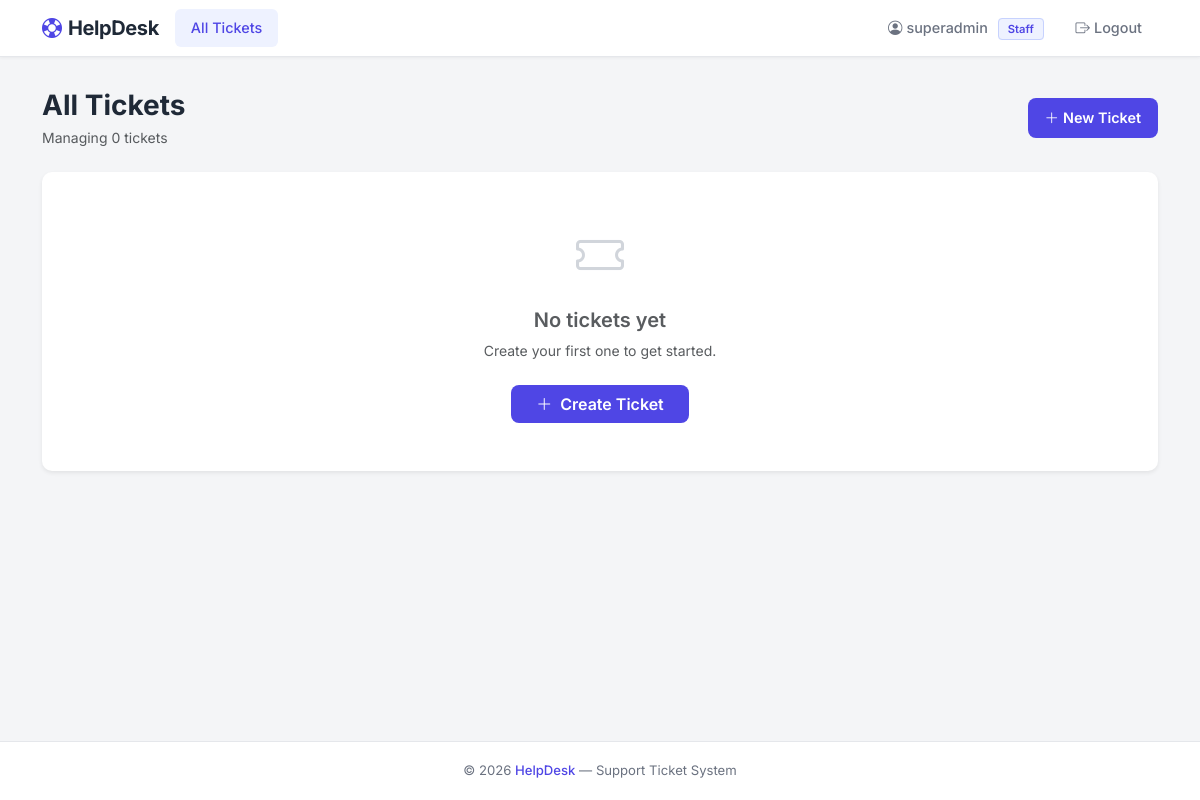
The app's page / (signed in), older data.
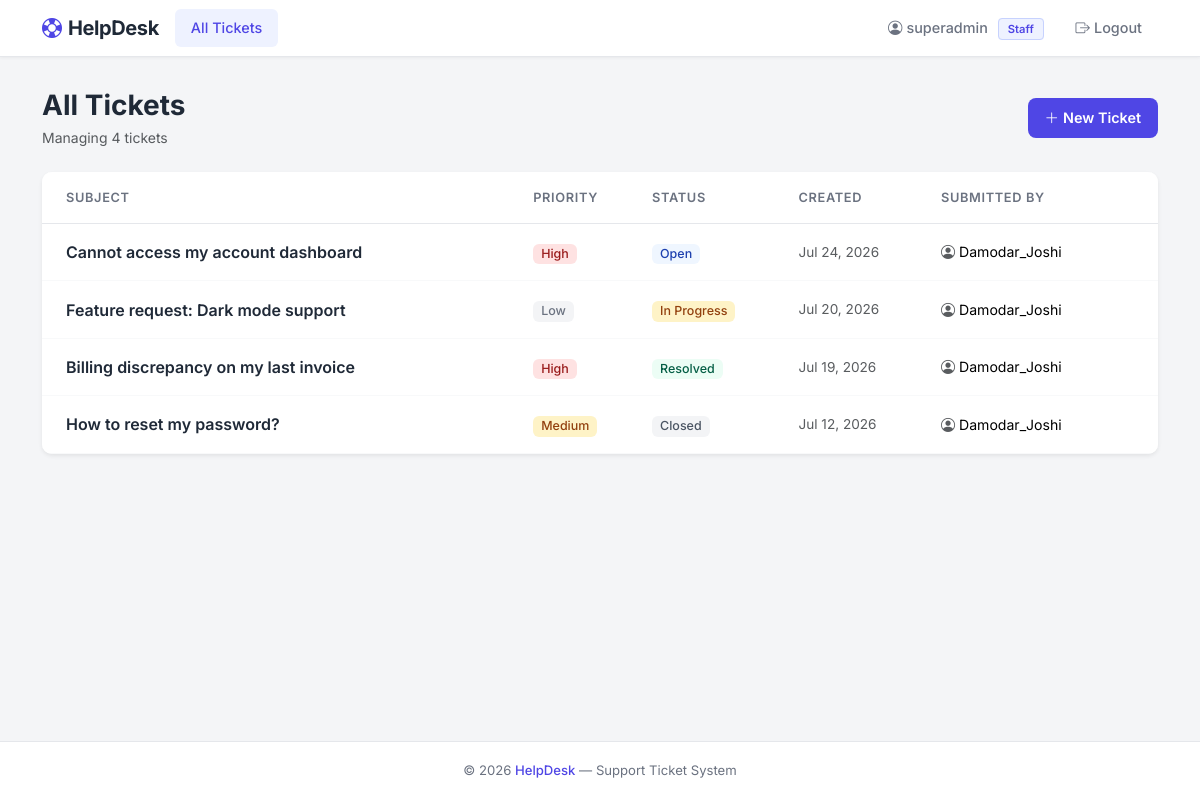
The same page, newer data.
### tickets/models.py (models this page shows, shortened)
class Ticket(models.Model):
    user = models.ForeignKey(User, on_delete=models.CASCADE)
    subject = models.CharField(max_length=200)
    description = models.TextField()
    priority = models.CharField(max_length=50, default='medium', choices=[('low', 'Low'), ('medium', 'Medium'), ('high', 'High')])
    status = models.CharField(max_length=50, default='open', choices=[('open', 'Open'), ('in_progress', 'In Progress'), ('resolved', 'Resolved'), ('closed', 'Closed')])
    created_at = models.DateTimeField(auto_now_add=True)

### tickets/views.py (the view)
# urls.py: path('', views.ticket_list, name='ticket_list'),
@login_required
def ticket_list(request):
    if request.user.is_staff:
        tickets = Ticket.objects.all().order_by('-created_at')
    else:
        tickets = Ticket.objects.filter(user=request.user).order_by('-created_at')
    return render(request, 'tickets/ticket_list.html', {'tickets': tickets})

### tickets/templates/tickets/ticket_list.html (shortened to what this page needs)
{% extends 'tickets/base.html' %}
{% block content %}
<div class="container">
    <div class="d-flex justify-content-between align-items-center mb-4">
        <div>
            <h3 class="fw-bold mb-1">
                {% if user.is_staff %}All Tickets{% else %}My Tickets{% endif %}
            </h3>
            <p class="text-muted small mb-0">
                {% if user.is_staff %}Managing {{ tickets|length }} ticket{{ tickets|length|pluralize }}{% else %}Your support requests{% endif %}
            </p>
        </div>
        <a href="{% url 'create_ticket' %}" class="btn fw-semibold d-flex align-items-center gap-1 py-2 px-3" style="background: #4F46E5; color: #fff; border-radius: 8px; font-size: 0.9rem;">
            <i class="bi bi-plus-lg"></i> New Ticket
        </a>
    </div>
    {% if tickets %}
    <div class="card border-0 shadow-sm" style="border-radius: 10px; overflow: hidden;">
        <div class="table-responsive">
            <table class="table table-hover align-middle mb-0">
                <thead style="background: #F9FAFB; border-bottom: 1px solid #E5E7EB;">
                    <tr>
                        <th class="ps-4 py-3 fw-semibold" style="font-size: 0.8rem; color: #6B7280; text-transform: uppercase; letter-spacing: 0.05em;">Subject</th>
                        <th class="py-3 fw-semibold" style="font-size: 0.8rem; color: #6B7280; text-transform: uppercase; letter-spacing: 0.05em;">Priority</th>
                        <th class="py-3 fw-semibold" style="font-size: 0.8rem; color: #6B7280; text-transform: uppercase; letter-spacing: 0.05em;">Status</th>
                        <th class="py-3 fw-semibold" style="font-size: 0.8rem; color: #6B7280; text-transform: uppercase; letter-spacing: 0.05em;">Created</th>
                        {% if user.is_staff %}
                        <th class="pe-4 py-3 fw-semibold" style="font-size: 0.8rem; color: #6B7280; text-transform: uppercase; letter-spacing: 0.05em;">Submitted by</th>
                        {% endif %}
                    </tr>
                </thead>
                <tbody>
                    {% for ticket in tickets %}
                    <tr class="border-bottom border-light" style="cursor: pointer; transition: background 0.1s;">
                        <td class="ps-4 py-3">
                            <a href="{% url 'ticket_detail' ticket.id %}" class="text-decoration-none fw-semibold" style="color: #1F2937;">
                                {{ ticket.subject }}
                            </a>
                        </td>
                        <td class="py-3">
                            {% if ticket.priority == 'low' %}
                            <span class="badge fw-medium px-2 py-1" style="background: #F3F4F6; color: #6B7280; font-size: 0.78rem;">Low</span>
                            {% elif ticket.priority == 'medium' %}
                            <span class="badge fw-medium px-2 py-1" style="background: #FEF3C7; color: #92400E; font-size: 0.78rem;">Medium</span>
                            {% elif ticket.priority == 'high' %}
                            <span class="badge fw-medium px-2 py-1" style="background: #FEE2E2; color: #991B1B; font-size: 0.78rem;">High</span>
                            {% endif %}
                        </td>
                        <td class="py-3">
                            {% if ticket.status == 'open' %}
                            <span class="badge fw-medium px-2 py-1" style="background: #EFF6FF; color: #1E40AF; font-size: 0.78rem;">Open</span>
                            {% elif ticket.status == 'in_progress' %}
                            <span class="badge fw-medium px-2 py-1" style="background: #FEF3C7; color: #92400E; font-size: 0.78rem;">In Progress</span>
                            {% elif ticket.status == 'resolved' %}
                            <span class="badge fw-medium px-2 py-1" style="background: #ECFDF5; color: #065F46; font-size: 0.78rem;">Resolved</span>
                            {% elif ticket.status == 'closed' %}
                            <span class="badge fw-medium px-2 py-1" style="background: #F3F4F6; color: #4B5563; font-size: 0.78rem;">Closed</span>
                            {% endif %}
                        </td>
                        <td class="py-3 text-muted" style="font-size: 0.85rem; white-space: nowrap;">
                            {{ ticket.created_at|date:"M j, Y" }}
                        </td>
                        {% if user.is_staff %}
                        <td class="pe-4 py-3" style="font-size: 0.88rem;">
                            <span class="d-inline-flex align-items-center gap-1">
                                <i class="bi bi-person-circle text-muted"></i>
                                {{ ticket.user.username }}
                            </span>
                        </td>
                        {% endif %}
                    </tr>
                    {% endfor %}
                </tbody>
            </table>
        </div>
    </div>
    {% else %}
    <div class="card border-0 shadow-sm" style="border-radius: 10px;">
        <div class="card-body text-center py-5">
            <div class="mb-3">
                <i class="bi bi-ticket" style="font-size: 3rem; color: #D1D5DB;"></i>
            </div>
            <h5 class="text-muted fw-semibold mb-2">No tickets yet</h5>
            <p class="text-muted small mb-4">Create your first one to get started.</p>
            <a href="{% url 'create_ticket' %}" class="btn fw-semibold px-4" style="background: #4F46E5; color: #fff; border-radius: 8px;">
                <i class="bi bi-plus-lg me-2"></i>Create Ticket
            </a>
        </div>
    </div>
    {% endif %}
</div>
{% endblock %}

### tickets/templates/tickets/base.html (shortened to what this page needs)
<!DOCTYPE html>
<html lang="en">
<head>
    <link href="https://cdn.jsdelivr.net/npm/bootstrap@5.3.3/dist/css/bootstrap.min.css" rel="stylesheet">
    <link rel="stylesheet" href="https://cdn.jsdelivr.net/npm/bootstrap-icons@1.11.3/font/bootstrap-icons.min.css">
</head>
<body>
    <nav class="navbar navbar-expand-sm">
        <div class="container">
            <a class="navbar-brand" href="{% url 'ticket_list' %}">
                <i class="bi bi-life-preserver"></i>HelpDesk
            </a>
            <div class="collapse navbar-collapse" id="navbarNav">
                <ul class="navbar-nav me-auto">
                    <li class="nav-item">
                        <a class="nav-link {% if request.resolver_match.url_name == 'ticket_list' %}active{% endif %}" href="{% url 'ticket_list' %}">
                            {% if request.user.is_staff %}All Tickets{% else %}My Tickets{% endif %}
                        </a>
                    </li>
                </ul>
                <ul class="navbar-nav">
                    {% if user.is_authenticated %}
                        <li class="nav-item d-flex align-items-center">
                            <span class="nav-link text-dark fw-medium" style="cursor:default; background:transparent;">
                                <i class="bi bi-person-circle me-1"></i>{{ user.username }}
                                {% if user.is_staff %}<span class="badge-staff">Staff</span>{% endif %}
                            </span>
                        </li>
                        <li class="nav-item">
                            <a class="nav-link" href="{% url 'logout' %}">
                                <i class="bi bi-box-arrow-right me-1"></i>Logout
                            </a>
                        </li>
                    {% endif %}
                </ul>
            </div>
        </div>
    </nav>
    <main>
        {% block content %}{% endblock %}
    </main>
    <footer class="footer">
        <div class="container">
            <span>&copy; {% now "Y" %} <a href="#">HelpDesk</a> &mdash; Support Ticket System</span>
        </div>
    </footer>
</body>
</html>

### tickets/templates/tickets/base.html (style rules this page uses)
:root { --bg-body: #F4F5F7; --card-bg: #FFFFFF; --primary: #4F46E5; --text-primary: #1F2937; --text-muted: #6B7280; --priority-low: #6B7280; --priority-medium: #F59E0B; --priority-high: #DC2626; --status-open: #3B82F6; --status-in-progress: #F59E0B; --status-resolved: #10B981; --status-closed: #6B7280; }
body { font-family: 'Inter', -apple-system, BlinkMacSystemFont, sans-serif; background-color: var(--bg-body); color: var(--text-primary); min-height: 100vh; display: flex; flex-direction: column; }
.navbar { background: var(--card-bg) !important; border-bottom: 1px solid #E5E7EB; box-shadow: 0 1px 3px rgba(0,0,0,0.05); }
.navbar-brand { font-weight: 700; font-size: 1.25rem; color: var(--text-primary) !important; letter-spacing: -0.02em; }
.navbar-brand i { color: var(--primary); margin-right: 0.4rem; }
.nav-link { font-weight: 500; color: var(--text-muted) !important; font-size: 0.9rem; padding: 0.5rem 1rem !important; border-radius: 6px; transition: all 0.15s ease; }
.nav-link.active { color: var(--primary) !important; background: #EEF2FF; }
.badge-staff { background: #EEF2FF; color: var(--primary); font-size: 0.7rem; font-weight: 600; padding: 0.2rem 0.55rem; border-radius: 4px; margin-left: 0.4rem; vertical-align: middle; border: 1px solid #C7D2FE; }
main { flex: 1; padding: 2rem 1rem 3rem; }
.footer { background: var(--card-bg); border-top: 1px solid #E5E7EB; padding: 1.2rem 0; text-align: center; font-size: 0.82rem; color: var(--text-muted); }
.footer a { color: var(--primary); text-decoration: none; font-weight: 500; }

Row changes from the older to the newer data that the page shows:
added Ticket: subject "Cannot access my account dashboard", priority "High", status "Open", created_at "Jul 24, 2026", user.username "Damodar_Joshi"
added Ticket: subject "Feature request: Dark mode support", priority "Low", status "In Progress", created_at "Jul 20, 2026", user.username "Damodar_Joshi"
added Ticket: subject "Billing discrepancy on my last invoice", priority "High", status "Resolved", created_at "Jul 19, 2026", user.username "Damodar_Joshi"
added Ticket: subject "How to reset my password?", priority "Medium", status "Closed", created_at "Jul 12, 2026", user.username "Damodar_Joshi"
Text that changed along with them:
{{ tickets|length }}: "0" → "4"
text no longer shown: "No tickets yet Create your first one to get started. Create Ticket"
text now shown: "SUBJECT PRIORITY STATUS CREATED SUBMITTED BY"
